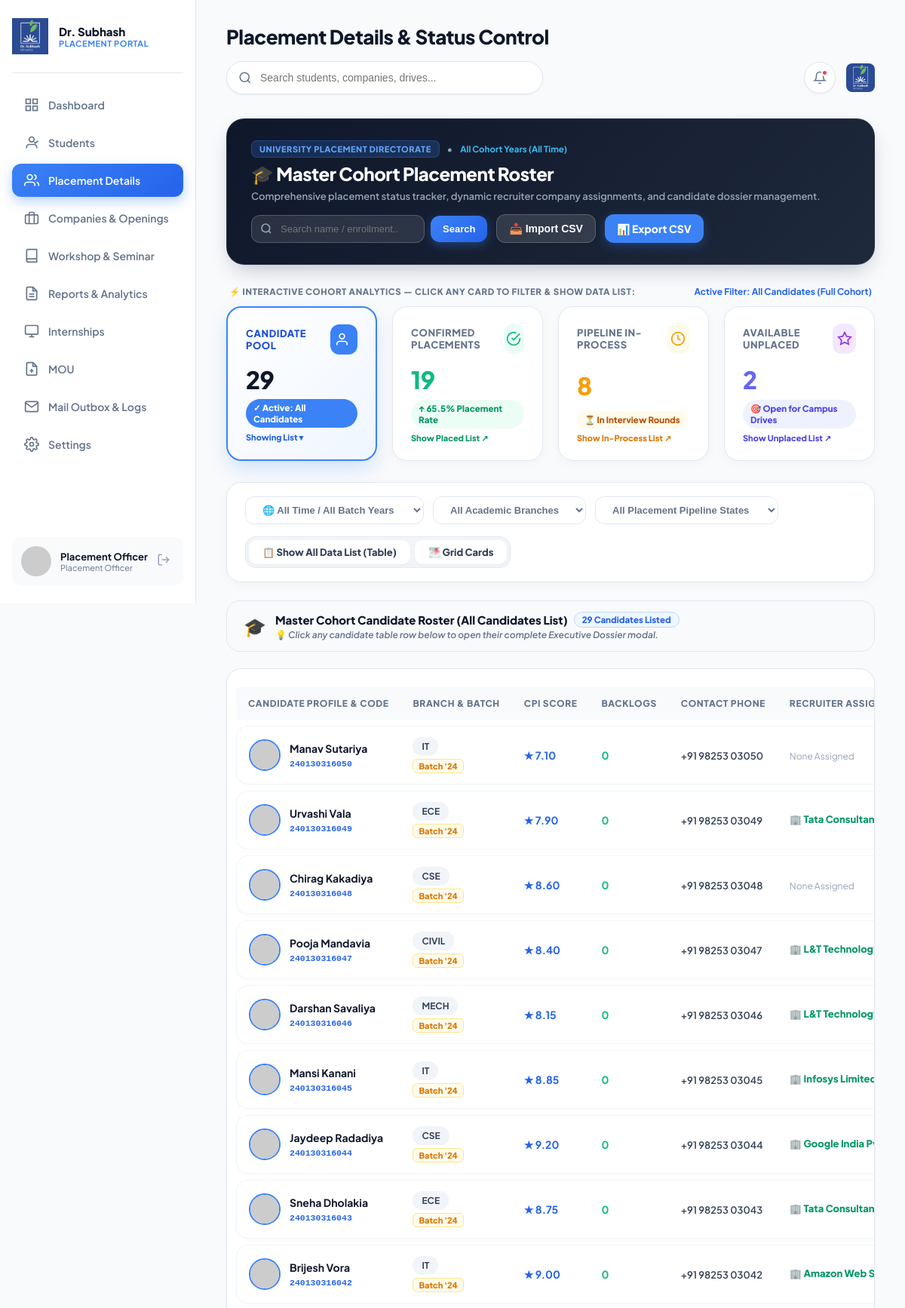
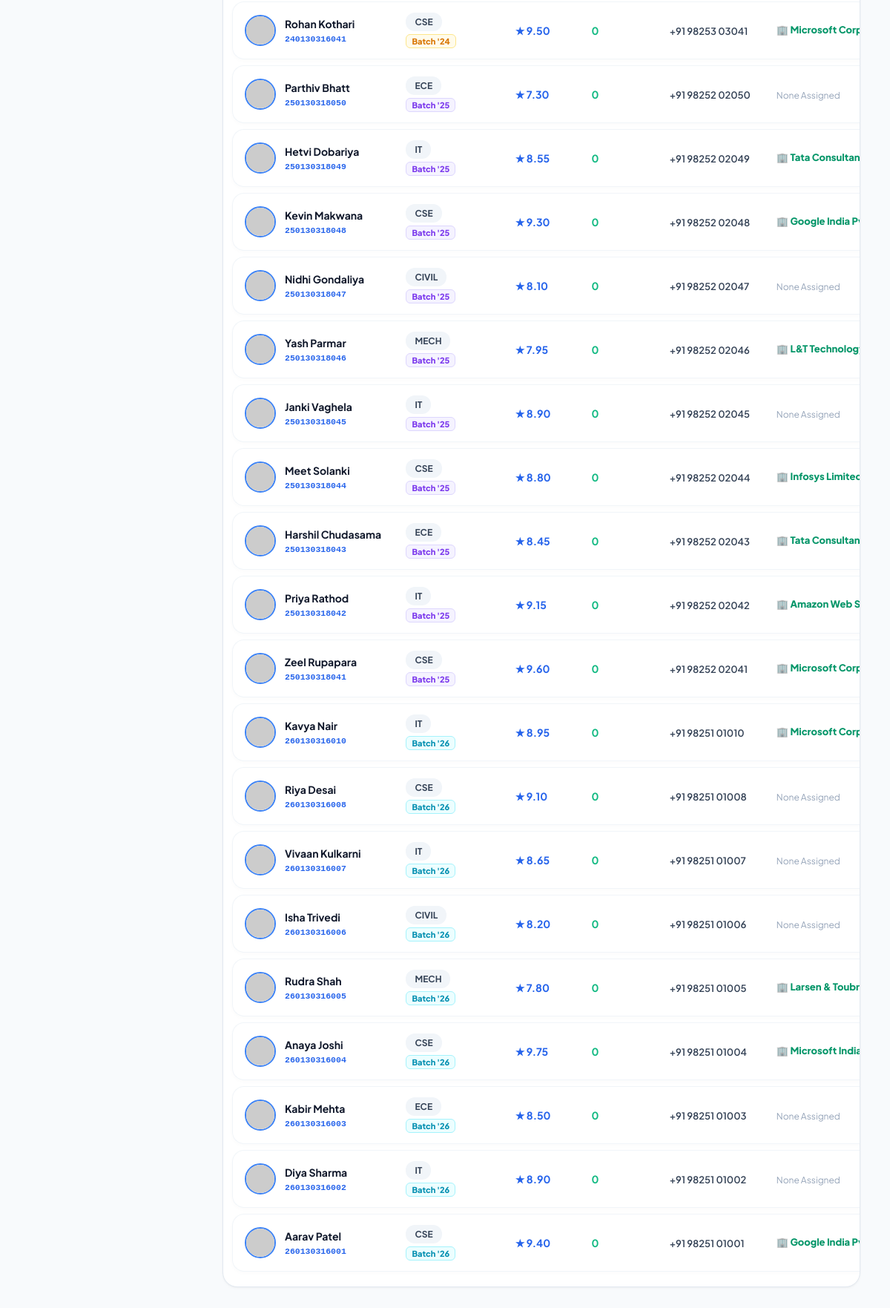
The app's page /admin/students.php (signed in) with its own data (2 pictures, top to bottom).
### tables this page shows
CREATE TABLE `students` (
  `id` int(11) NOT NULL AUTO_INCREMENT,
  `user_id` int(11) NOT NULL,
  `enrollment_no` varchar(20) NOT NULL,
  `full_name` varchar(100) NOT NULL,
  `email` varchar(100) NOT NULL,
  `phone` varchar(20) DEFAULT NULL,
  `gender` enum('Male','Female') DEFAULT 'Male',
  `branch` varchar(50) NOT NULL,
  `cpi` decimal(4,2) DEFAULT 0.00,
  `backlogs` int(11) DEFAULT 0,
  `batch_year` int(11) NOT NULL,
  `resume_file` varchar(255) DEFAULT 'default_resume.pdf',
  `profile_photo` varchar(255) DEFAULT 'default_avatar.png',
  `placement_status` enum('In-Process','Placed','Unplaced') DEFAULT 'Unplaced',
  `is_detained` tinyint(1) DEFAULT 0,
  `created_at` timestamp NOT NULL DEFAULT current_timestamp(),
  `current_semester` int(11) DEFAULT 7,
  `linkedin_url` varchar(255) DEFAULT NULL,
  `offer_letter` varchar(255) DEFAULT NULL,
  `placed_companies` varchar(255) DEFAULT NULL,
  `current_package_lpa` decimal(8,2) DEFAULT NULL,
  PRIMARY KEY (`id`),
  UNIQUE KEY `enrollment_no` (`enrollment_no`),
  UNIQUE KEY `email` (`email`),
  KEY `user_id` (`user_id`),
  CONSTRAINT `students_ibfk_1` FOREIGN KEY (`user_id`) REFERENCES `users` (`id`) ON DELETE CASCADE
);

### admin/students.php (the view, shortened to what the rows shown need)
<?php
$pdo = getDBConnection();
    ?>
    <?php
$searchQuery = isset($_GET['q']) ? sanitize($_GET['q']) : '';
$viewMode = isset($_GET['view']) ? sanitize($_GET['view']) : 'list';
$query = "SELECT s.*,
          (SELECT GROUP_CONCAT(c.company_name SEPARATOR ', ')
           FROM applications a JOIN drives d ON a.drive_id = d.id JOIN companies c ON d.company_id = c.id
           WHERE a.student_id = s.id AND a.status = 'Selected') as placed_companies,
          (SELECT d.package_ctc
           FROM applications a JOIN drives d ON a.drive_id = d.id
           WHERE a.student_id = s.id AND a.status = 'Selected' ORDER BY a.id DESC LIMIT 1) as top_package_ctc
          FROM students s WHERE s.is_detained = 0";
$params = [];
$query .= " ORDER BY s.id DESC";
$stmt = $pdo->prepare($query);
$stmt->execute($params);
$students = $stmt->fetchAll();
include __DIR__ . '/../includes/header.php';
?>
<?php if (empty($students)): ?>
    <div style="text-align: center; padding: 60px 20px; background: white; border-radius: 24px; border: 1px dashed #CBD5E1; margin-bottom: 28px;">
        <div style="font-size: 44px; margin-bottom: 12px;">🔍</div>
        <h4 style="font-size: 18px; font-weight: 800; color: #0F172A;">No Student Candidates Found</h4>
        <p style="color: #64748B; font-size: 13px; margin-top: 4px; margin-bottom: 18px;">
            No candidate records match your current search term "<strong><?= htmlspecialchars($searchQuery); ?></strong>" or active filters.
        </p>
        <a href="students.php?view=<?= htmlspecialchars($viewMode); ?>" class="btn-primary" style="display: inline-flex; border-radius: 12px; padding: 10px 24px; font-weight: 800; text-decoration: none;">
            ↺ Cancel Search & Show All Cards
        </a>
    </div>
<?php else: ?>
<div class="table-card" style="padding: 0; background: white; border-radius: 20px; border: 1px solid var(--border-color); overflow: hidden; margin-bottom: 32px;">
    <div class="table-responsive">
        <table class="custom-table" style="width: 100%; border-collapse: separate; border-spacing: 0 8px; padding: 12px;">
            <thead>
                <tr style="background: #F8FAFC;">
                    <th style="padding: 14px 16px;">Candidate Profile & Code</th>
                    <th style="padding: 14px 16px;">Branch & Batch</th>
                    <th style="padding: 14px 16px;">CPI Score</th>
                    <th style="padding: 14px 16px;">Backlogs</th>
                    <th style="padding: 14px 16px;">Contact Phone</th>
                    <th style="padding: 14px 16px;">Recruiter Assignment</th>
                </tr>
            </thead>
            <tbody>
                <?php foreach ($students as $st):
                    $photoSrc = ($st['profile_photo'] && $st['profile_photo'] !== 'default_avatar.png' && file_exists(__DIR__ . '/../uploads/' . $st['profile_photo']))
                        ? '../uploads/' . $st['profile_photo']
                        : 'https://ui-avatars.com/api/?name=' . urlencode($st['full_name']) . '&background=3B82F6&color=ffffff&size=128&bold=true';
                ?>
                    <tr onclick="viewStudentDetails(<?= $st['id']; ?>)"
                        title="Click to view candidate dossier for <?= htmlspecialchars($st['full_name'], ENT_QUOTES); ?>"
                        style="background: #FFFFFF; border: 1px solid #E2E8F0; border-radius: 16px; cursor: pointer; transition: all 0.2s;"
                        onmouseover="this.style.background='#F1F5F9'; this.style.boxShadow='0 6px 18px rgba(15, 23, 42, 0.06)';"
                        onmouseout="this.style.background='#FFFFFF'; this.style.boxShadow='none';">
                        <td style="padding: 14px 16px;">
                            <div style="display: flex; gap: 12px; align-items: center;">
                                <img src="<?= $photoSrc; ?>" alt="Avatar" style="width: 42px; height: 42px; border-radius: 50%; object-fit: cover; border: 2px solid #3B82F6;">
                                <div>
                                    <strong style="font-size: 14px; color: #0F172A;">
                                        <?= htmlspecialchars($st['full_name']); ?>
                                    </strong><br>
                                    <code style="font-size: 11.5px; color: #2563EB; font-weight: 700;"><?= htmlspecialchars($st['enrollment_no']); ?></code>
                                </div>
                            </div>
                        </td>
                        <td style="padding: 14px 16px;">
                            <div style="display: flex; flex-direction: column; gap: 4px; align-items: flex-start;">
                                <span class="branch-badge"><?= htmlspecialchars($st['branch']); ?></span>
                                <?php
                                $bStyle = ($st['batch_year'] == 2026)
                                    ? 'background: #ECFEFF; color: #0891B2; border: 1px solid #A5F3FC;'
                                    : (($st['batch_year'] == 2025)
                                        ? 'background: #F5F3FF; color: #7C3AED; border: 1px solid #DDD6FE;'
                                        : 'background: #FFFBEB; color: #D97706; border: 1px solid #FDE68A;');
                                ?>
                                <span style="font-size: 11px; font-weight: 800; padding: 2px 7px; border-radius: 6px; <?= $bStyle; ?>">Batch '<?= substr($st['batch_year'], -2); ?></span>
                            </div>
                        </td>
                        <td style="padding: 14px 16px;"><strong style="color: #2563EB; font-size: 14px;">★ <?= number_format($st['cpi'], 2); ?></strong></td>
                        <td style="padding: 14px 16px;"><strong style="color: <?= ($st['backlogs']>0?'#EF4444':'#10B981'); ?>; font-size: 14px;"><?= $st['backlogs']; ?></strong></td>
                        <td style="padding: 14px 16px;"><span style="font-size: 13px; color: #334155; font-weight: 600;"><?= htmlspecialchars($st['phone']); ?></span></td>
                        <td style="padding: 14px 16px;">
                            <?php if ($st['placement_status'] === 'Placed' && $st['placed_companies']):
                                $firstCompany = trim(explode(',', $st['placed_companies'])[0]);
                            ?>
                                <span style="display: inline-block; max-width: 180px; overflow: hidden; text-overflow: ellipsis; white-space: nowrap; font-weight: 800; color: #059669; font-size: 13px;" title="<?= htmlspecialchars($st['placed_companies']); ?>">
                                    🏢 <?= htmlspecialchars($firstCompany); ?>
                                </span>
                            <?php else: ?>
                                <span style="color: #94A3B8; font-size: 12px;">None Assigned</span>
                            <?php endif; ?>
                        </td>
                    </tr>
                <?php endforeach; ?>
            </tbody>
        </table>
    </div>
</div>
<?php endif; ?>
<?php include __DIR__ . '/../includes/footer.php'; ?>

### records on screen
students: full_name "Manav Sutariya", enrollment_no "240130316050", branch "IT", batch_year "24", cpi "7.10", backlogs "0", phone "+91 98253 03050", placement_status "None Assigned"
students: full_name "Urvashi Vala", enrollment_no "240130316049", branch "ECE", batch_year "24", cpi "7.90", backlogs "0", phone "+91 98253 03049", firstCompany "Tata Consultancy Servi…"
students: full_name "Chirag Kakadiya", enrollment_no "240130316048", branch "CSE", batch_year "24", cpi "8.60", backlogs "0", phone "+91 98253 03048", placement_status "None Assigned"
students: full_name "Pooja Mandavia", enrollment_no "240130316047", branch "CIVIL", batch_year "24", cpi "8.40", backlogs "0", phone "+91 98253 03047", firstCompany "L&T…"
students: full_name "Darshan Savaliya", enrollment_no "240130316046", branch "MECH", batch_year "24", cpi "8.15", backlogs "0", phone "+91 98253 03046", firstCompany "L&T…"
students: full_name "Mansi Kanani", enrollment_no "240130316045", branch "IT", batch_year "24", cpi "8.85", backlogs "0", phone "+91 98253 03045", firstCompany "Infosys…"
students: full_name "Jaydeep Radadiya", enrollment_no "240130316044", branch "CSE", batch_year "24", cpi "9.20", backlogs "0", phone "+91 98253 03044", firstCompany "Google India…"
students: full_name "Sneha Dholakia", enrollment_no "240130316043", branch "ECE", batch_year "24", cpi "8.75", backlogs "0", phone "+91 98253 03043", firstCompany "Tata Consultancy Servi…"
students: full_name "Brijesh Vora", enrollment_no "240130316042", branch "IT", batch_year "24", cpi "9.00", backlogs "0", phone "+91 98253 03042", firstCompany "Amazon Web Services (…"
students: full_name "Rohan Kothari", enrollment_no "240130316041", branch "CSE", batch_year "24", cpi "9.50", backlogs "0", phone "+91 98253 03041", firstCompany "Microsoft…"
students: full_name "Parthiv Bhatt", enrollment_no "250130318050", branch "ECE", batch_year "25", cpi "7.30", backlogs "0", phone "+91 98252 02050", placement_status "None Assigned"
students: full_name "Hetvi Dobariya", enrollment_no "250130318049", branch "IT", batch_year "25", cpi "8.55", backlogs "0", phone "+91 98252 02049", firstCompany "Tata Consultancy Servi…"
students: full_name "Kevin Makwana", enrollment_no "250130318048", branch "CSE", batch_year "25", cpi "9.30", backlogs "0", phone "+91 98252 02048", firstCompany "Google India…"
students: full_name "Nidhi Gondaliya", enrollment_no "250130318047", branch "CIVIL", batch_year "25", cpi "8.10", backlogs "0", phone "+91 98252 02047", placement_status "None Assigned"
students: full_name "Yash Parmar", enrollment_no "250130318046", branch "MECH", batch_year "25", cpi "7.95", backlogs "0", phone "+91 98252 02046", firstCompany "L&T…"
students: full_name "Janki Vaghela", enrollment_no "250130318045", branch "IT", batch_year "25", cpi "8.90", backlogs "0", phone "+91 98252 02045", placement_status "None Assigned"
students: full_name "Meet Solanki", enrollment_no "250130318044", branch "CSE", batch_year "25", cpi "8.80", backlogs "0", phone "+91 98252 02044", firstCompany "Infosys…"
students: full_name "Harshil Chudasama", enrollment_no "250130318043", branch "ECE", batch_year "25", cpi "8.45", backlogs "0", phone "+91 98252 02043", firstCompany "Tata Consultancy Servi…"
students: full_name "Priya Rathod", enrollment_no "250130318042", branch "IT", batch_year "25", cpi "9.15", backlogs "0", phone "+91 98252 02042", firstCompany "Amazon Web Services (…"
students: full_name "Zeel Rupapara", enrollment_no "250130318041", branch "CSE", batch_year "25", cpi "9.60", backlogs "0", phone "+91 98252 02041", firstCompany "Microsoft…"
students: full_name "Kavya Nair", enrollment_no "260130316010", branch "IT", batch_year "26", cpi "8.95", backlogs "0", phone "+91 98251 01010", firstCompany "Microsoft…"
students: full_name "Riya Desai", enrollment_no "260130316008", branch "CSE", batch_year "26", cpi "9.10", backlogs "0", phone "+91 98251 01008", placement_status "None Assigned"
students: full_name "Vivaan Kulkarni", enrollment_no "260130316007", branch "IT", batch_year "26", cpi "8.65", backlogs "0", phone "+91 98251 01007", placement_status "None Assigned"
students: full_name "Isha Trivedi", enrollment_no "260130316006", branch "CIVIL", batch_year "26", cpi "8.20", backlogs "0", phone "+91 98251 01006", placement_status "None Assigned"
students: full_name "Rudra Shah", enrollment_no "260130316005", branch "MECH", batch_year "26", cpi "7.80", backlogs "0", phone "+91 98251 01005", firstCompany "Larsen &…"
students: full_name "Anaya Joshi", enrollment_no "260130316004", branch "CSE", batch_year "26", cpi "9.75", backlogs "0", phone "+91 98251 01004", firstCompany "Microsoft…"
students: full_name "Kabir Mehta", enrollment_no "260130316003", branch "ECE", batch_year "26", cpi "8.50", backlogs "0", phone "+91 98251 01003", placement_status "None Assigned"
students: full_name "Diya Sharma", enrollment_no "260130316002", branch "IT", batch_year "26", cpi "8.90", backlogs "0", phone "+91 98251 01002", placement_status "None Assigned"
students: full_name "Aarav Patel", enrollment_no "260130316001", branch "CSE", batch_year "26", cpi "9.40", backlogs "0", phone "+91 98251 01001", firstCompany "Google India…"

### other values on screen
$userName "Placement Officer"
$headerTitle "Placement Details & Status Control"
$totalCount "29"
$placedCount "19"
$placementRate "65.5"
$inProcessCount "8"
$unplacedCount "2"
count($students) "29"
